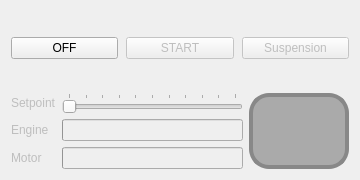
<?xml version="1.0" encoding="UTF-8"?>
<ui version="4.0">
 <class>Simulator</class>
 <widget class="QWidget" name="Simulator">
  <property name="geometry">
   <rect>
    <x>0</x>
    <y>0</y>
    <width>360</width>
    <height>180</height>
   </rect>
  </property>
  <property name="windowTitle">
   <string>A Tiny Tractor</string>
  </property>
  <layout class="QVBoxLayout" name="verticalLayout">
   <property name="spacing">
    <number>8</number>
   </property>
   <item>
    <widget class="QFrame" name="frame_buttons">
     <layout class="QHBoxLayout" name="horizontalLayout" stretch="1,1,1">
      <property name="spacing">
       <number>8</number>
      </property>
      <property name="leftMargin">
       <number>0</number>
      </property>
      <property name="topMargin">
       <number>0</number>
      </property>
      <property name="rightMargin">
       <number>0</number>
      </property>
      <property name="bottomMargin">
       <number>0</number>
      </property>
      <item>
       <widget class="QPushButton" name="pushButton_ignition">
        <property name="text">
         <string>OFF</string>
        </property>
        <property name="checkable">
         <bool>true</bool>
        </property>
       </widget>
      </item>
      <item>
       <widget class="QPushButton" name="pushButton_ignition_start">
        <property name="enabled">
         <bool>false</bool>
        </property>
        <property name="text">
         <string>START</string>
        </property>
       </widget>
      </item>
      <item>
       <widget class="QPushButton" name="pushButton_horn">
        <property name="enabled">
         <bool>false</bool>
        </property>
        <property name="text">
         <string>Suspension</string>
        </property>
       </widget>
      </item>
     </layout>
    </widget>
   </item>
   <item>
    <widget class="QFrame" name="frame_io">
     <property name="enabled">
      <bool>false</bool>
     </property>
     <layout class="QGridLayout" name="gridLayout">
      <property name="leftMargin">
       <number>0</number>
      </property>
      <property name="topMargin">
       <number>0</number>
      </property>
      <property name="rightMargin">
       <number>0</number>
      </property>
      <property name="bottomMargin">
       <number>0</number>
      </property>
      <item row="0" column="2" rowspan="3">
       <widget class="QWidget" name="widget_led" native="true">
        <property name="enabled">
         <bool>false</bool>
        </property>
        <property name="minimumSize">
         <size>
          <width>100</width>
          <height>0</height>
         </size>
        </property>
        <property name="styleSheet">
         <string notr="true">QWidget {
	border: 4px solid #aaa;
	border-radius: 20px;
	background-color: #ddd;
}
QWidget:disabled {
	border: 4px solid #888;
	border-radius: 20px;
	background-color: #aaa;
}</string>
        </property>
       </widget>
      </item>
      <item row="0" column="0">
       <widget class="QLabel" name="label_setpoint">
        <property name="text">
         <string>Setpoint</string>
        </property>
       </widget>
      </item>
      <item row="1" column="0">
       <widget class="QLabel" name="label_engineSpeed">
        <property name="text">
         <string>Engine</string>
        </property>
       </widget>
      </item>
      <item row="1" column="1">
       <widget class="QProgressBar" name="progressBar_engineSpeed">
        <property name="format">
         <string>%v</string>
        </property>
       </widget>
      </item>
      <item row="2" column="0">
       <widget class="QLabel" name="label_motorSpeed">
        <property name="text">
         <string>Motor</string>
        </property>
       </widget>
      </item>
      <item row="2" column="1">
       <widget class="QProgressBar" name="progressBar_motorPwm">
        <property name="maximum">
         <number>63</number>
        </property>
        <property name="format">
         <string>%v</string>
        </property>
       </widget>
      </item>
      <item row="0" column="1">
       <widget class="QSlider" name="horizontalSlider_throttle">
        <property name="maximum">
         <number>100</number>
        </property>
        <property name="singleStep">
         <number>10</number>
        </property>
        <property name="pageStep">
         <number>10</number>
        </property>
        <property name="orientation">
         <enum>Qt::Horizontal</enum>
        </property>
        <property name="tickPosition">
         <enum>QSlider::TicksAbove</enum>
        </property>
        <property name="tickInterval">
         <number>10</number>
        </property>
       </widget>
      </item>
     </layout>
    </widget>
   </item>
  </layout>
 </widget>
 <resources/>
 <connections/>
</ui>
